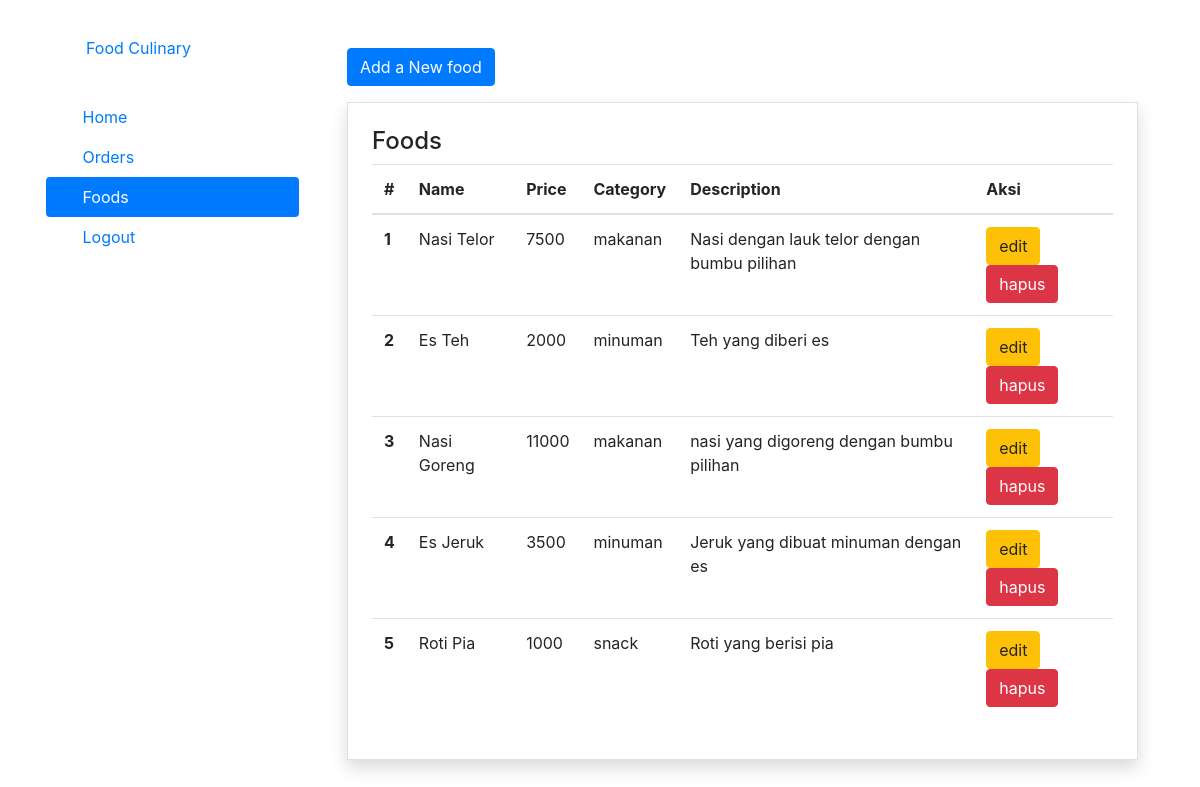
The app's page /admin/foods.php (signed in) with its own data.
### tables this page shows
CREATE TABLE `foods` (
  `id` int NOT NULL,
  `name_food` varchar(225) DEFAULT NULL,
  `deskripsi` varchar(225) DEFAULT NULL,
  `price` varchar(225) DEFAULT NULL,
  `category` varchar(225) DEFAULT NULL,
  `image_food` varchar(225) DEFAULT NULL,
  `created_at` timestamp NULL DEFAULT NULL,
  `updated_at` timestamp NULL DEFAULT NULL
);

### admin/foods.php (the view, shortened to what this page needs)
<!DOCTYPE html>
<html lang="en">
<head>
    <link rel="stylesheet" href="../asset/css/bootstrap.css">
    <link rel="stylesheet" href="../asset/css/bootstrap.min.css">
</head>
<body class="responsive">
  <main>
<div class="container mt-3">
    <div class="row">
        <div class="d-flex flex-column flex-shrink-0 p-3 bg-white col-lg-3" style="width: 280px;">
            <a href="index.php" class="d-flex align-items-center mb-3 mb-md-0 me-md-auto link-dark text-decoration-none">
              <svg class="bi me-2" width="40" height="32"><use xlink:href="#bootstrap"></use></svg>
              <span class="fs-4">Food Culinary</span>
            </a>
            <ul class="nav nav-pills flex-column mb-auto">
              <li class="nav-item">
                <a href="index.php" class="nav-link" aria-current="page">
                  <svg class="bi me-2" width="16" height="16"><use xlink:href="#home"></use></svg>
                  Home
                </a>
              </li>
              <li>
                <a href="orders.php" class="nav-link link-dark">
                  <svg class="bi me-2" width="16" height="16"><use xlink:href="#table"></use></svg>
                  Orders
                </a>
              </li>
              <li>
                <a href="foods.php" class="nav-link active">
                  <svg class="bi me-2" width="16" height="16"><use xlink:href="#grid"></use></svg>
                  Foods
                </a>
              </li>
              <li>
                <a href="logout.php" class="nav-link link-dark">
                  <svg class="bi me-2" width="16" height="16"><use xlink:href="#people-circle"></use></svg>
                  Logout
                </a>
              </li>
            </ul>
      </div>
        <div class="col col-lg-9 p-4">
          <a href="food/create.php" class="btn btn-primary m-2">Add a New food</a>
            <div class="border rounded-md shadow p-4 m-2">
                <h4>Foods </h4>
                <div class="row">
                    <div class="col">
                        <table class="table">
                            <thead>
                                <tr>
                                <th scope="col">#</th>
                                <th scope="col">Name</th>
                                <th scope="col">Price</th>
                                <th scope="col">Category</th>
                                <th scope="col">Description</th>
                                <th scope="col">Aksi</th>
                                </tr>
                            </thead>
                            <tbody>
                            <?php
                                $conn = mysqli_connect('localhost', 'root', '', 'food_culinary');
                                $query = mysqli_query($conn, "SELECT * FROM foods");
                                while ($baris = mysqli_fetch_assoc($query)) {
                            ?>
                                <tr>
                                <th scope="row"><?= $baris['id'] ?></th>
                                <td><?= $baris['name_food']; ?></td>
                                <td><?= $baris['price']; ?></td>
                                <td><?= $baris['category']; ?></td>
                                <td><?= $baris['deskripsi']; ?></td>
                                <td>
                                    <a href="./food/edit.php?id=<?php echo $baris['id'] ?>" class="btn btn-warning"> edit</a>
                                    <a href="./food/delete.php?id=<?php echo $baris['id'] ?>" class="btn btn-danger"> hapus</a>
                                </td>
                                </tr>
                            <?php }
                            ?>
                            </tbody>
                        </table>
                    </div>
                </div>
            </div>
        </div>
    </div>
</div>
</main>
</body>
</html>

### records on screen
foods: id "1", name_food "Nasi Telor", price "7500", category "makanan", deskripsi "Nasi dengan lauk telor dengan bumbu pilihan"
foods: id "2", name_food "Es Teh", price "2000", category "minuman", deskripsi "Teh yang diberi es"
foods: id "3", name_food "Nasi Goreng", price "11000", category "makanan", deskripsi "nasi yang digoreng dengan bumbu pilihan"
foods: id "4", name_food "Es Jeruk", price "3500", category "minuman", deskripsi "Jeruk yang dibuat minuman dengan es"
foods: id "5", name_food "Roti Pia", price "1000", category "snack", deskripsi "Roti yang berisi pia"
